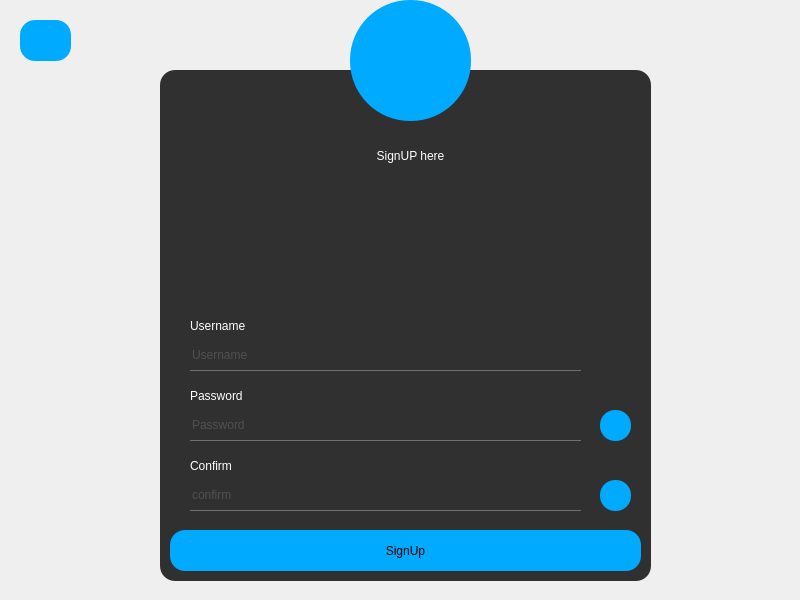
<?xml version="1.0" encoding="UTF-8"?>
<ui version="4.0">
 <class>signUp</class>
 <widget class="QDialog" name="signUp">
  <property name="geometry">
   <rect>
    <x>0</x>
    <y>0</y>
    <width>800</width>
    <height>600</height>
   </rect>
  </property>
  <property name="windowTitle">
   <string>Dialog</string>
  </property>
  <property name="styleSheet">
   <string notr="true">QDialog{
	background-image: url(:/new/prefix1/image/R14011_product.jpg);
}

QFrame{
background:rgba(0,0,0,0.8);
border-radius:15px;
}


QToolButton{
border-radius:60px;
	background-color: rgb(0, 170, 255);
}

QPushButton{
border-radius:15px;
	background-color: rgb(0, 170, 255);
font: 900 14pt &quot;Segoe UI Black&quot;;
}


QPushButton:hover{
background-color: rgb(0, 0, 127);
}


QLineEdit{
background:transparent;
border:none;
color:#717072;
border-bottom: 1px solid #717072
}</string>
  </property>
  <widget class="QFrame" name="frame">
   <property name="geometry">
    <rect>
     <x>160</x>
     <y>70</y>
     <width>491</width>
     <height>511</height>
    </rect>
   </property>
   <property name="frameShape">
    <enum>QFrame::StyledPanel</enum>
   </property>
   <property name="frameShadow">
    <enum>QFrame::Raised</enum>
   </property>
   <widget class="QLabel" name="label_3">
    <property name="geometry">
     <rect>
      <x>30</x>
      <y>240</y>
      <width>131</width>
      <height>31</height>
     </rect>
    </property>
    <property name="styleSheet">
     <string notr="true">color:white;
border-radius:15px;
font: 900 14pt &quot;Segoe UI Black&quot;;
background-color:rgba(0,0,0,0)</string>
    </property>
    <property name="text">
     <string>Username</string>
    </property>
   </widget>
   <widget class="QLabel" name="label_4">
    <property name="geometry">
     <rect>
      <x>30</x>
      <y>310</y>
      <width>131</width>
      <height>31</height>
     </rect>
    </property>
    <property name="styleSheet">
     <string notr="true">color:white;
border-radius:15px;
font: 900 14pt &quot;Segoe UI Black&quot;;
background-color:rgba(0,0,0,0)</string>
    </property>
    <property name="text">
     <string>Password</string>
    </property>
   </widget>
   <widget class="QLabel" name="label_5">
    <property name="geometry">
     <rect>
      <x>30</x>
      <y>380</y>
      <width>131</width>
      <height>31</height>
     </rect>
    </property>
    <property name="styleSheet">
     <string notr="true">color:white;
border-radius:15px;
font: 900 14pt &quot;Segoe UI Black&quot;;
background-color:rgba(0,0,0,0)</string>
    </property>
    <property name="text">
     <string>Confirm</string>
    </property>
   </widget>
   <widget class="QLabel" name="label_6">
    <property name="geometry">
     <rect>
      <x>170</x>
      <y>70</y>
      <width>161</width>
      <height>31</height>
     </rect>
    </property>
    <property name="styleSheet">
     <string notr="true">color:white;
border-radius:15px;
font: 900 14pt &quot;Segoe UI Black&quot;;
background-color:rgba(0,0,0,0)</string>
    </property>
    <property name="text">
     <string>SignUP here</string>
    </property>
    <property name="alignment">
     <set>Qt::AlignCenter</set>
    </property>
   </widget>
   <widget class="QPushButton" name="pushButton">
    <property name="geometry">
     <rect>
      <x>10</x>
      <y>460</y>
      <width>471</width>
      <height>41</height>
     </rect>
    </property>
    <property name="text">
     <string>SignUp</string>
    </property>
   </widget>
   <widget class="QLineEdit" name="lineEdit_u">
    <property name="geometry">
     <rect>
      <x>30</x>
      <y>270</y>
      <width>391</width>
      <height>31</height>
     </rect>
    </property>
    <property name="styleSheet">
     <string notr="true">font: 12pt &quot;Segoe UI&quot;;</string>
    </property>
    <property name="placeholderText">
     <string>Username</string>
    </property>
   </widget>
   <widget class="QLineEdit" name="lineEdit_p">
    <property name="geometry">
     <rect>
      <x>30</x>
      <y>340</y>
      <width>391</width>
      <height>31</height>
     </rect>
    </property>
    <property name="styleSheet">
     <string notr="true">font: 12pt &quot;Segoe UI&quot;;</string>
    </property>
    <property name="echoMode">
     <enum>QLineEdit::Password</enum>
    </property>
    <property name="placeholderText">
     <string>Password</string>
    </property>
   </widget>
   <widget class="QLineEdit" name="lineEdit_c">
    <property name="geometry">
     <rect>
      <x>30</x>
      <y>410</y>
      <width>391</width>
      <height>31</height>
     </rect>
    </property>
    <property name="styleSheet">
     <string notr="true">font: 12pt &quot;Segoe UI&quot;;</string>
    </property>
    <property name="echoMode">
     <enum>QLineEdit::Password</enum>
    </property>
    <property name="placeholderText">
     <string>confirm</string>
    </property>
   </widget>
   <widget class="QPushButton" name="confirm">
    <property name="geometry">
     <rect>
      <x>440</x>
      <y>410</y>
      <width>31</width>
      <height>31</height>
     </rect>
    </property>
    <property name="text">
     <string/>
    </property>
    <property name="icon">
     <iconset resource="images.qrc">
      <normaloff>:/new/prefix1/image/4779893-200.png</normaloff>:/new/prefix1/image/4779893-200.png</iconset>
    </property>
    <property name="iconSize">
     <size>
      <width>30</width>
      <height>30</height>
     </size>
    </property>
   </widget>
   <widget class="QPushButton" name="showPassword">
    <property name="geometry">
     <rect>
      <x>440</x>
      <y>340</y>
      <width>31</width>
      <height>31</height>
     </rect>
    </property>
    <property name="text">
     <string/>
    </property>
    <property name="icon">
     <iconset resource="images.qrc">
      <normaloff>:/new/prefix1/image/4779893-200.png</normaloff>:/new/prefix1/image/4779893-200.png</iconset>
    </property>
    <property name="iconSize">
     <size>
      <width>30</width>
      <height>30</height>
     </size>
    </property>
   </widget>
   <widget class="QLabel" name="label_7">
    <property name="geometry">
     <rect>
      <x>160</x>
      <y>110</y>
      <width>311</width>
      <height>31</height>
     </rect>
    </property>
    <property name="styleSheet">
     <string notr="true">background-color:rgba(0,0,0,0);
font: 700 9pt &quot;Segoe UI&quot;;</string>
    </property>
    <property name="text">
     <string/>
    </property>
    <property name="alignment">
     <set>Qt::AlignCenter</set>
    </property>
   </widget>
  </widget>
  <widget class="QPushButton" name="pushButton_4">
   <property name="geometry">
    <rect>
     <x>20</x>
     <y>20</y>
     <width>51</width>
     <height>41</height>
    </rect>
   </property>
   <property name="text">
    <string/>
   </property>
   <property name="icon">
    <iconset resource="images.qrc">
     <normaloff>:/new/prefix1/image/93634.png</normaloff>:/new/prefix1/image/93634.png</iconset>
   </property>
   <property name="iconSize">
    <size>
     <width>30</width>
     <height>30</height>
    </size>
   </property>
  </widget>
  <widget class="QToolButton" name="toolButton">
   <property name="geometry">
    <rect>
     <x>350</x>
     <y>0</y>
     <width>121</width>
     <height>121</height>
    </rect>
   </property>
   <property name="text">
    <string/>
   </property>
   <property name="icon">
    <iconset resource="images.qrc">
     <normaloff>:/new/prefix1/image/Sample_User_Icon.png</normaloff>:/new/prefix1/image/Sample_User_Icon.png</iconset>
   </property>
   <property name="iconSize">
    <size>
     <width>70</width>
     <height>70</height>
    </size>
   </property>
  </widget>
  <widget class="QWidget" name="layoutWidget">
   <property name="geometry">
    <rect>
     <x>0</x>
     <y>0</y>
     <width>2</width>
     <height>2</height>
    </rect>
   </property>
   <layout class="QHBoxLayout" name="horizontalLayout"/>
  </widget>
  <widget class="QWidget" name="layoutWidget">
   <property name="geometry">
    <rect>
     <x>0</x>
     <y>0</y>
     <width>2</width>
     <height>2</height>
    </rect>
   </property>
   <layout class="QHBoxLayout" name="horizontalLayout_3"/>
  </widget>
  <widget class="QWidget" name="layoutWidget">
   <property name="geometry">
    <rect>
     <x>0</x>
     <y>0</y>
     <width>2</width>
     <height>2</height>
    </rect>
   </property>
   <layout class="QHBoxLayout" name="horizontalLayout_4"/>
  </widget>
 </widget>
 <resources>
  <include location="images.qrc"/>
 </resources>
 <connections/>
</ui>
